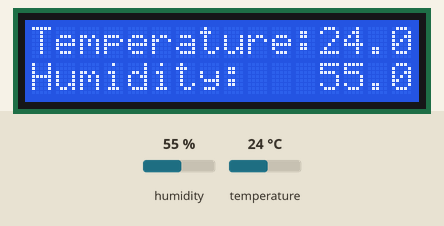
This sketch was run on a simulated ESP32. Shown: 16×2 character LCD. Inputs (shaded band) come from the test bench; at power-on: humidity 55 %, temperature 24 °C.

Above: at 1.2 s.
1.3 s: humidity set to 22 %
At 2.6 s:
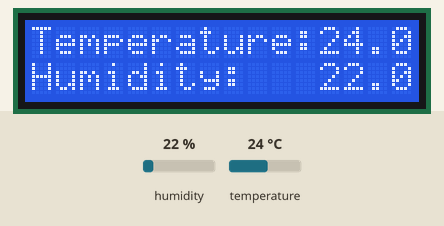
4.0 s: temperature set to 12 °C
At 4.5 s:
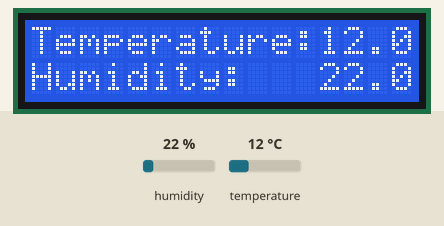
6.7 s: humidity set to 40 %
At 9.4 s:
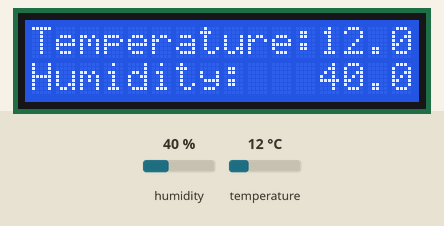
9.7 s: temperature set to 19 °C
At 11.3 s:
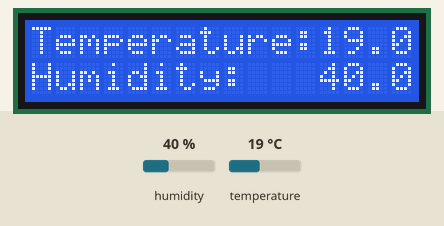
Timing chart, 0 to 12.8 s (numbered marks = the images above; inputs shaded):
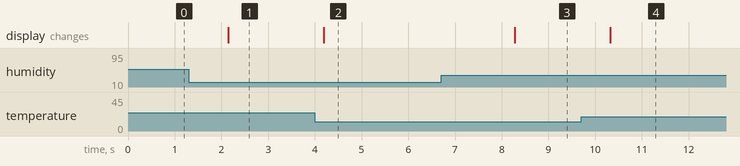

Measured:
- after the input at 1.3 s, the display: changes after 0.85 s (image 1)
- after the input at 4.0 s, the display: changes after 0.19 s (image 2)
- after the input at 6.7 s, the display: changes after 1.6 s (image 3)
- after the input at 9.7 s, the display: changes after 0.62 s (image 4)

The sketch:

sketch_24_lcd_temp_humidity.ino
```cpp
#include <Wire.h>
#include <LiquidCrystal_I2C.h>
#include "DHTesp.h"

#define SDA 14
#define SCL 13

DHTesp dht;
LiquidCrystal_I2C lcd(0x27, 16, 2);
int dhtPin = 21;

void setup() {
  // put your setup code here, to run once:
  Wire.begin(SDA, SCL);
  if (!i2CAddrTest(0x27)) {
    lcd = LiquidCrystal_I2C(0x3F, 16, 2);
  }
  lcd.init();
  lcd.backlight();
  dht.setup(dhtPin, DHTesp::DHT11);
}

void loop() {
  // put your main code here, to run repeatedly:
  flag:TempAndHumidity DHT = dht.getTempAndHumidity();
  if (dht.getStatus() != 0) {
    goto flag;
  }
  lcd.setCursor(0, 0);
  lcd.print("Temperature:");
  lcd.print(DHT.temperature);
  lcd.setCursor(0, 1);
  lcd.print("Humidity:   ");
  lcd.print(DHT.humidity);
  delay(2000);
}

bool i2CAddrTest(uint8_t addr) {
  Wire.begin();
  Wire.beginTransmission(addr);
  if (Wire.endTransmission() == 0) {
    return true;
  }
  return false;
}
```
